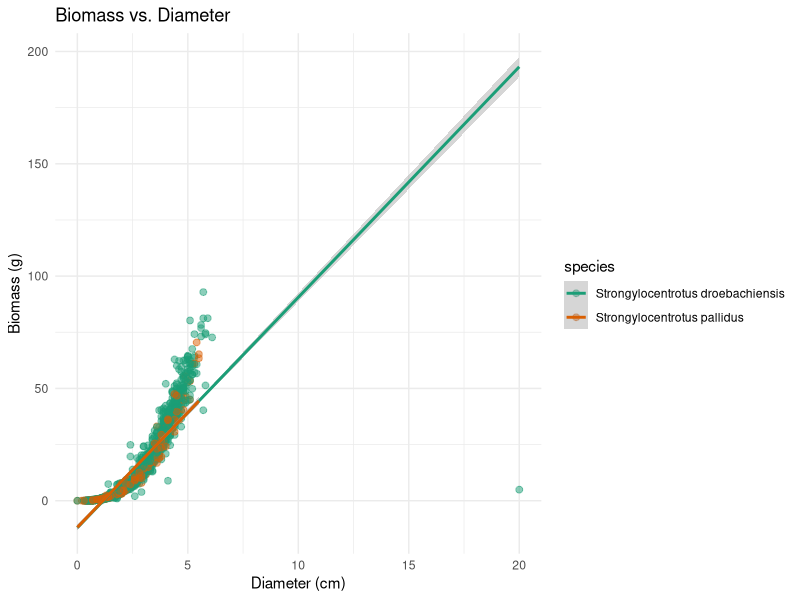
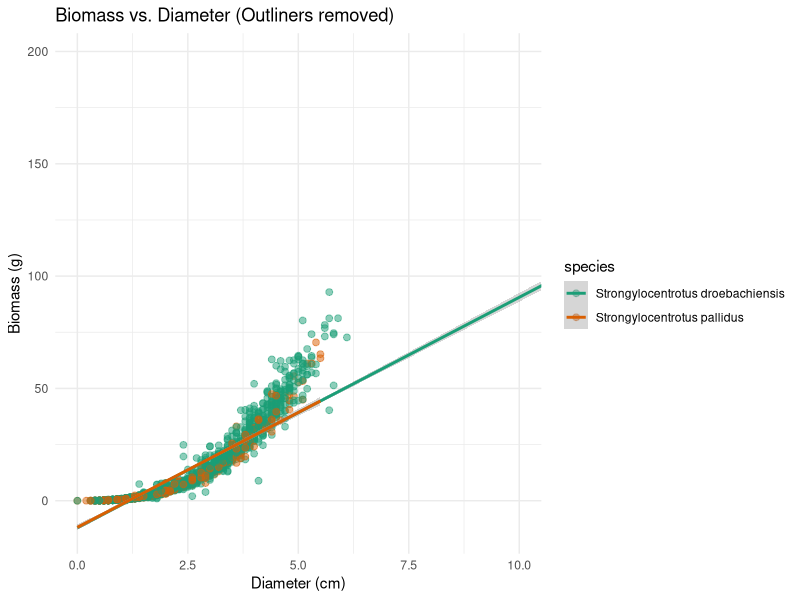
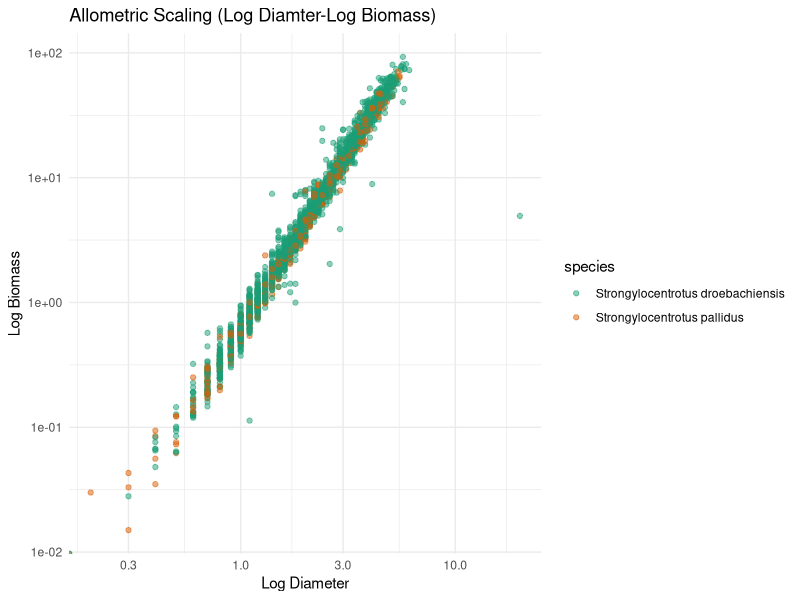
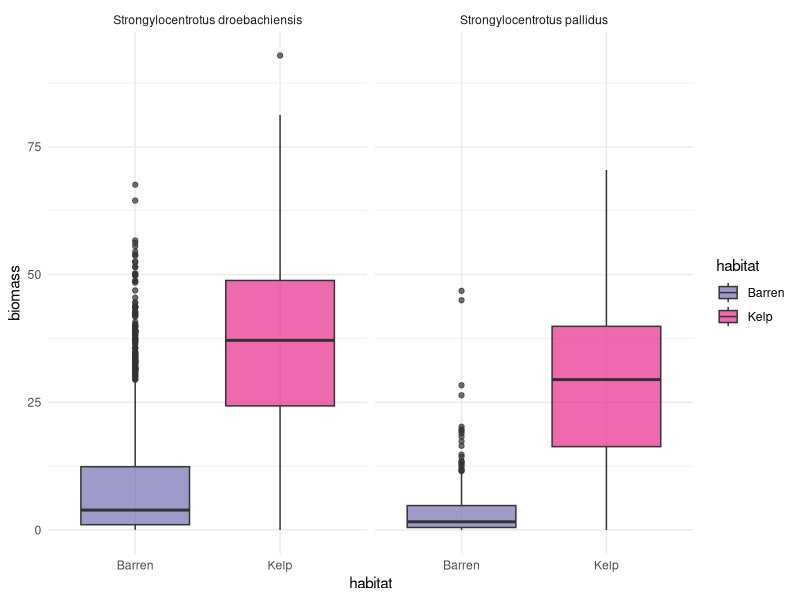
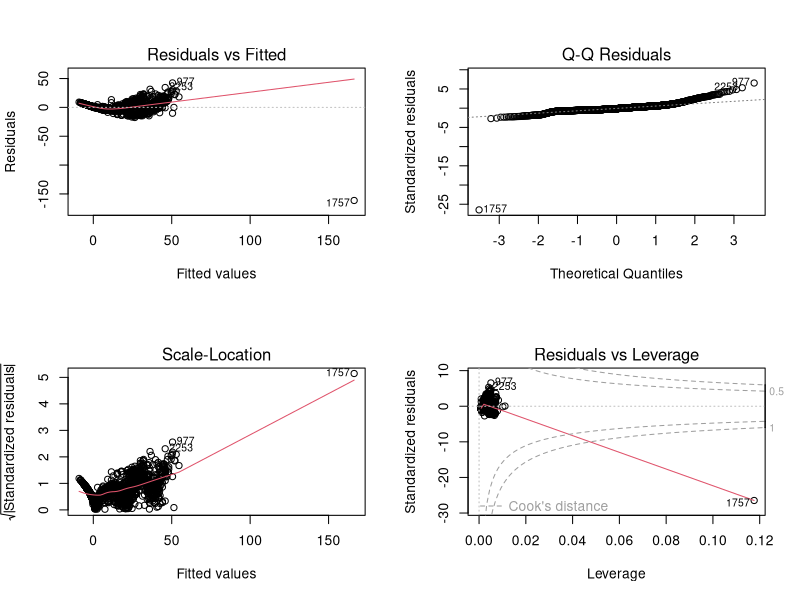

Recreate these plots in R, in order.
# Sea Urchin Analysis Script
# =========================

# Load libraries
library(tidyverse)

# 1: IMPORT DATA
#After data is downloaded and added to Files on R studio
data <- read.csv("Urchin Data_Final.csv")

# 2: CLEAN DATA
#Cleaning data from .csv file for easier use on R (ex. removing "_g" on biomass)
data <- data %>%
  rename(
    year = year,
    habitat = habitat,
    quadrat = quadrat,
    species = species,
    color = Color.desc,
    diameter = diameter_cm,
    biomass = biomass_g
  ) %>%
#Making data values into categorical 
  mutate(
    species = as.factor(species),
    habitat = as.factor(habitat),
    year = as.factor(year),
    color = as.factor(color)
  )

#Look over data to make sure it pulled and changed correctly
summary(data)
table(data$species) #See the two species and how many
table(data$habitat) #See the two types of habitat and how many urchins are from there
table(data$year) #See the two years of collections and how many urchins for each year


# 3: EXPLORATORY PLOTS (Aka Graphs)
# Color palette
colors <- c("#1b9e77", "#d95f02") #Adding some colors

# Scatterplot (linear scale) #Looking at biomass (weight) compared to diameter of urchins
ggplot(data, aes(diameter, biomass, color = species)) +
  geom_point(alpha = 0.5, size = 2) +
  geom_smooth(method = "lm", se = TRUE) +
  scale_color_manual(values = colors) +
  theme_minimal() +
  labs(title = "Biomass vs. Diameter",
       x = "Diameter (cm)",
       y = "Biomass (g)")
#Removes the outliners to see data better
ggplot(data, aes(diameter, biomass, color = species)) +
  geom_point(alpha = 0.5, size = 2) +
  geom_smooth(method = "lm", se = TRUE) +
  scale_color_manual(values = colors) +
  coord_cartesian(xlim = c(0, 10)) +
  theme_minimal() +
  labs(
    title = "Biomass vs. Diameter (Outliners removed)",
    x = "Diameter (cm)",
    y = "Biomass (g)"
  )

# Log-log plot (important for allometry of urchins)
ggplot(data, aes(diameter, biomass, color = species)) +
  geom_point(alpha = 0.5) +
  scale_x_log10() +
  scale_y_log10() +
  scale_color_manual(values = colors) +
  theme_minimal() +
  labs(title = "Allometric Scaling (Log Diamter-Log Biomass)",
       x = "Log Diameter",
       y = "Log Biomass")

# Boxplots by habitat
ggplot(data, aes(habitat, biomass, fill = habitat)) +
  geom_boxplot(alpha = 0.7) +
  facet_wrap(~ species) +
  scale_fill_manual(values = c("#7570b3", "#e7298a")) +
  theme_minimal()

# 4: MODEL: SIZE RELATIONSHIPS
# Linear model with interaction showing general trend
#Does biomass increase with size, and does that relationship differ between species?
model_size <- lm(biomass ~ diameter * species, data = data)
summary(model_size)
#Both species grow in basically the same way in the linear model

# Log-transformed model (better to biologically anylasis) showing real growth trend
data_log <- data %>%
  filter(diameter > 0, biomass > 0)
model_allometry <- lm(log(biomass) ~ log(diameter) * species, data = data_log)
summary(model_allometry)
#Species are very similar overall, but they differ slightly in how biomass scales with size

# 5: MODEL 2: ECOLOGICAL DRIVERS
#After accounting for body size, how does habitat affect biomass?
model_full <- lm(biomass ~ diameter + species + habitat + year, data = data)
summary(model_full)
#food availability strongly influences condition

# 6: DIAGNOSTIC PLOTS
par(mfrow = c(2,2))
plot(model_full)
#Shows the 4 standard plots used to check whether my regression model is valid


# 7: SAVE OUTPUTS
#Create folders
dir.create("output", showWarnings = FALSE)
dir.create("output/figures", showWarnings = FALSE)
#Save the figures as wanted in output folder
